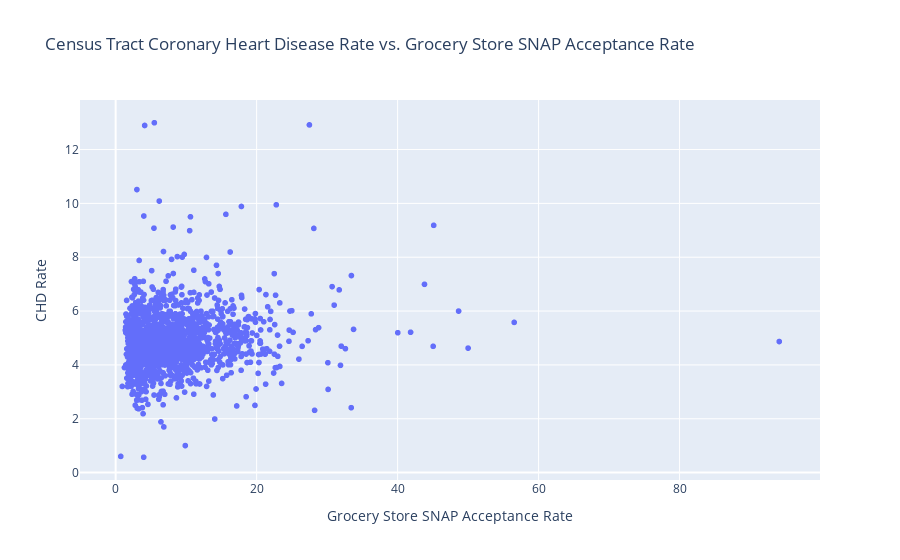

Notebook code cell kept with this figure:
### Markdown cell above
# Initial Correlation of SNAP acceptance and CHD

### Code cell
px.scatter(df, x="snap_rate", y="chd_pct",
            labels ={
                "chd_pct": "CHD Rate",
                "snap_rate": "Grocery Store SNAP Acceptance Rate"},
            title="Census Tract Coronary Heart Disease Rate vs. Grocery Store SNAP Acceptance Rate")

### Figure 1 — Plotly figure (JSON) as saved in the notebook; plotly's stock layout.template omitted (floating-point values rounded to 4 significant figures; data arrays with more than 128 entries replaced by an {"elided": "..."} marker saying what was removed)
{"data": [{"hovertemplate": "Grocery Store SNAP Acceptance Rate=%{x}<br>CHD Rate=%{y}<extra></extra>", "legendgroup": "", "marker": {"color": "#636efa", "symbol": "circle"}, "mode": "markers", "name": "", "showlegend": false, "type": "scattergl", "x": {"elided": "1587 float values"}, "xaxis": "x", "y": {"elided": "1587 float values"}, "yaxis": "y"}], "layout": {"autosize": true, "legend": {"tracegroupgap": 0}, "title": {"text": "Census Tract Coronary Heart Disease Rate vs. Grocery Store SNAP Acceptance Rate"}, "xaxis": {"anchor": "y", "autorange": true, "domain": [0, 1], "range": [-4.802, 99.67], "title": {"text": "Grocery Store SNAP Acceptance Rate"}, "type": "linear"}, "yaxis": {"anchor": "x", "autorange": true, "domain": [0, 1], "range": [-0.4553, 14.02], "title": {"text": "CHD Rate"}, "type": "linear"}}}
